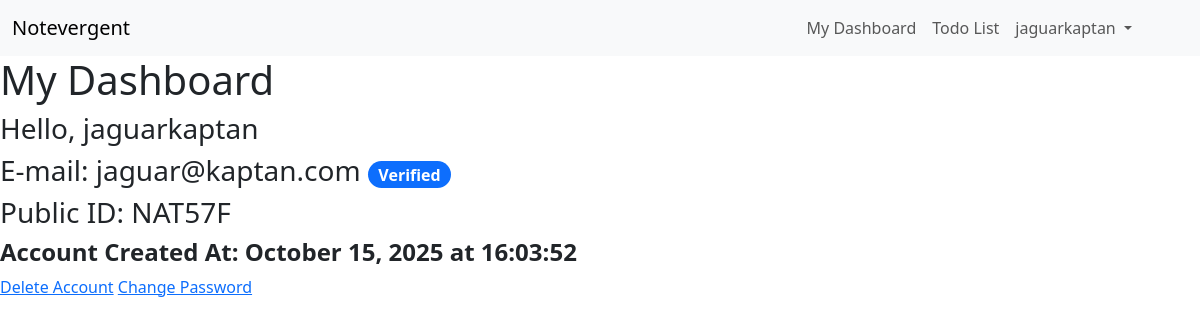
The page / (signed in) on the database its author committed.
### models.py (models this page shows, shortened)
class User(db.Model, UserMixin):
    __tablename__ = 'users'
    user_id = db.Column(db.String(36), primary_key=True, default=lambda: str(uuid.uuid4()))
    public_id = db.Column(db.String(6), unique=True, default=lambda: generate_unique_short_id())
    username = db.Column(db.String, nullable=False, unique=True)
    password_hash = db.Column(db.String, nullable=False)
    email = db.Column(db.String, nullable=False, unique = True)
    email_verified = db.Column(db.Boolean, default=False)
    created_at = db.Column(db.DateTime, default=lambda: utc_now_naive())
    tokens = db.relationship("Token", back_populates="user", cascade="all, delete-orphan")
    security_logs = db.relationship("Security_logs", back_populates="user", cascade="all, delete-orphan")
    owned_notes = db.relationship("Notes", back_populates="owner", cascade="all, delete-orphan" )
    shared_notes = db.relationship("Notes", secondary=CommonNotes.__table__ , back_populates="shared_with")
    note_history = db.relationship("Note_History", back_populates="user", cascade="all, delete-orphan") #added new

### routes.py (the view)
    @app.route('/')
    @login_required
    def index():
        return render_template('index.html')

### templates/index.html (shortened to what this page needs)
    {%extends "base.html"%}
    {%block content%}
    {% if current_user.is_authenticated %}
        <h1>My Dashboard</h1>
        <h3>Hello, {{ current_user.username }} </h3>
        {% if current_user.email_verified == True%}
           <h3>E-mail: {{current_user.email}} <span class=" badge rounded-pill text-bg-primary fs-6">Verified</span> </h3>
        {% else %}
            <h3>E-mail: {{current_user.email}} <span class="badge rounded-pill text-bg-danger fs-6">Not Verified</span> </h3>
        {%endif%}
        <h3>Public ID: {{current_user.public_id}}</h3>
        <h4><strong>Account Created At: <span class="utc-time">{{current_user.created_at}}</span></strong></h4>
    {% else %}
         <h3>Hello!</h3>
    {% endif %}
    <a href="{{url_for('delete_confirm')}}">Delete Account</a>
    <a href="{{url_for('todo_page')}}">Change Password</a>
    {%endblock%}

### templates/base.html (shortened to what this page needs)
<!DOCTYPE html>
<html lang="en">
<head>
    <link rel="stylesheet" type="text/css" href="../static/css/styles.css">
    <link href="https://cdn.jsdelivr.net/npm/bootstrap@5.3.8/dist/css/bootstrap.min.css" rel="stylesheet"
>
</head>
<body>
    {% if current_user.is_authenticated %}
    <nav class="navbar navbar-expand-lg bg-body-tertiary">
        <div class="container-fluid">
            <a class="navbar-brand" href="#">Notevergent</a>
            <div class="collapse navbar-collapse" id="navbarNavDropdown">
                <ul class="navbar-nav ms-auto me-5">
                    <li class="nav-item">
                        <a class="nav-link" aria-current="page" href="{{url_for('index')}}">My Dashboard</a>
                    </li>
                    <li class="nav-item">
                        <a class="nav-link" href="{{url_for('todo_page')}}">Todo List</a>
                    </li>
                    <li class="nav-item dropdown">
                        <a class="nav-link dropdown-toggle" href="#" role="button" data-bs-toggle="dropdown"
                            aria-expanded="false">
                            {{ current_user.username }}
                        </a>
                    </li>
                </ul>
            </div>
        </div>
    </nav>
    {% endif %}
    {%block content%}   {%endblock%}
</body>
</html>

### rows shown on the page
User: username "jaguarkaptan", email "jaguar@kaptan.com", public_id "NAT57F"
